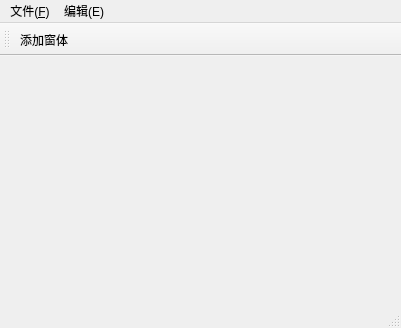
<?xml version="1.0" encoding="UTF-8"?>
<ui version="4.0">
 <class>MainWindow</class>
 <widget class="QMainWindow" name="MainWindow">
  <property name="geometry">
   <rect>
    <x>0</x>
    <y>0</y>
    <width>401</width>
    <height>328</height>
   </rect>
  </property>
  <property name="windowTitle">
   <string>MainWindow</string>
  </property>
  <widget class="QWidget" name="centralwidget">
   <widget class="QWidget" name="gridLayoutWidget">
    <property name="geometry">
     <rect>
      <x>50</x>
      <y>70</y>
      <width>171</width>
      <height>91</height>
     </rect>
    </property>
    <layout class="QGridLayout" name="_2"/>
   </widget>
  </widget>
  <widget class="QMenuBar" name="menubar">
   <property name="geometry">
    <rect>
     <x>0</x>
     <y>0</y>
     <width>401</width>
     <height>26</height>
    </rect>
   </property>
   <widget class="QMenu" name="menu_F">
    <property name="title">
     <string>文件(&amp;F)</string>
    </property>
    <addaction name="actionopen_O"/>
    <addaction name="actionnew_N"/>
    <addaction name="actionclose"/>
   </widget>
   <widget class="QMenu" name="menu">
    <property name="title">
     <string>编辑(E)</string>
    </property>
   </widget>
   <addaction name="menu_F"/>
   <addaction name="menu"/>
  </widget>
  <widget class="QStatusBar" name="statusbar"/>
  <widget class="QToolBar" name="toolBar">
   <property name="windowTitle">
    <string>toolBar</string>
   </property>
   <attribute name="toolBarArea">
    <enum>TopToolBarArea</enum>
   </attribute>
   <attribute name="toolBarBreak">
    <bool>false</bool>
   </attribute>
   <addaction name="addWinAction"/>
  </widget>
  <action name="actionopen_O">
   <property name="text">
    <string>open(O)</string>
   </property>
   <property name="shortcut">
    <string>Ctrl+O</string>
   </property>
  </action>
  <action name="actionnew_N">
   <property name="text">
    <string>new(N)</string>
   </property>
  </action>
  <action name="actionclose">
   <property name="text">
    <string>close</string>
   </property>
  </action>
  <action name="addWinAction">
   <property name="text">
    <string>添加窗体</string>
   </property>
  </action>
 </widget>
 <resources/>
 <connections>
  <connection>
   <sender>actionclose</sender>
   <signal>triggered()</signal>
   <receiver>MainWindow</receiver>
   <slot>close()</slot>
   <hints>
    <hint type="sourcelabel">
     <x>-1</x>
     <y>-1</y>
    </hint>
    <hint type="destinationlabel">
     <x>210</x>
     <y>80</y>
    </hint>
   </hints>
  </connection>
 </connections>
</ui>
